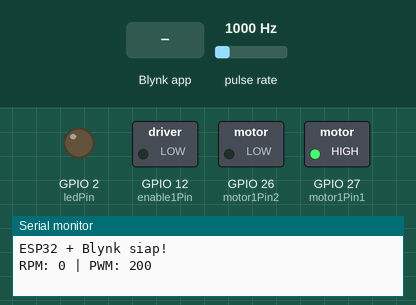
Recording of a sketch running on a simulated ESP32. On the bench: switched loads named in the sketch (green lamp = pin HIGH), output pins drawn as LEDs (lit = HIGH), the last lines printed to the serial monitor. Wiring (inferred from the names in the program): pulse sensor: data GPIO 25. The inputs (shaded band) are chosen by the test bench; at power-on: pulse rate 1000 Hz. WiFi joins after 1.5 s; servers stay silent unless stated.

Above: at 3.0 s.
3.1 s: Blynk app writes 1 to V3
At 4.0 s:
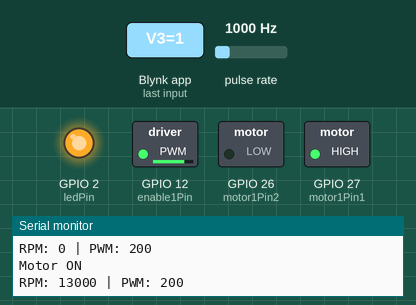
4.6 s: Blynk app writes 1 to V2
At 5.1 s:
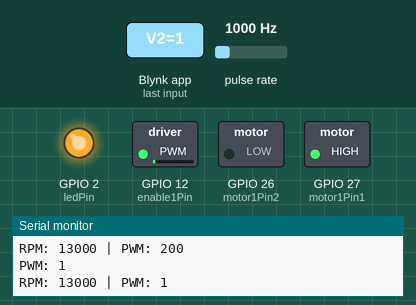
6.1 s: Blynk app writes 0 to V3
At 7.5 s:
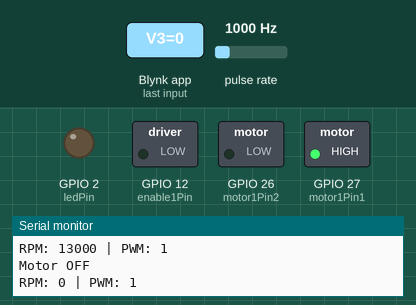
Timing chart, 0 to 9.1 s (numbered marks = the images above; inputs shaded):
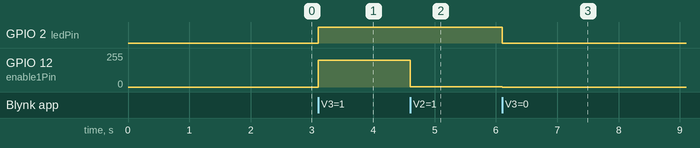

Measured:
- after the input at 3.1 s, GPIO 2 (ledPin): LOW → HIGH at once; GPIO 12 (enable1Pin): 0/255 → 199/255 at once
- after the input at 4.6 s, GPIO 12 (enable1Pin): 199/255 → 1/255 at once
- after the input at 6.1 s, GPIO 2 (ledPin): HIGH → LOW at once; GPIO 12 (enable1Pin): 1/255 → 0/255 at once

The sketch:

coba_naik_turun2.ino
```cpp
#define BLYNK_TEMPLATE_ID "TMPL6l2QFpjEM"
#define BLYNK_TEMPLATE_NAME "Robotik1"
#define BLYNK_AUTH_TOKEN "Ai-2TAtgYK_dhP689-zoxOjfyglgtNaO"

#define BLYNK_PRINT Serial

#include <WiFi.h>
#include <BlynkSimpleEsp32.h>

// WiFi Hotspot
char ssid[] = "zxcvbnm";
char pass[] = "zzzzzzzzz";

// Pin ESP32
const int ledPin = 2;
const int motor1Pin1 = 27;
const int motor1Pin2 = 26;
const int enable1Pin = 12;

// Pin sensor RPM
const int sensorRPM = 25;

// Pengaturan PWM ESP32 Core 3.3.12
const int freq = 30000;
const int resolution = 8;

int dutyCycle = 200;
const int DUTY_MIN = 0;
const int DUTY_MAX = 255;

// Batas RPM
const int RPM_MIN = 0;
const int RPM_MAX = 13000;

bool motorOn = false;
volatile unsigned long pulseCount = 0;

unsigned long lastRPMTime = 0;
int rpmMotor = 0;

// Sesuaikan dengan sensor yang digunakan (1 pulsa per putaran)
const int PULSES_PER_REVOLUTION = 1;

BlynkTimer timer;

// Menghitung pulsa sensor (Interrupt)
void IRAM_ATTR hitungPulsa() {
  pulseCount++;
}

// Mengatur motor dan LED
void applyMotor() {
  digitalWrite(motor1Pin1, HIGH);
  digitalWrite(motor1Pin2, LOW);

  if (motorOn && dutyCycle > 0) {
    ledcWrite(enable1Pin, dutyCycle);
  } else {
    ledcWrite(enable1Pin, 0);
  }

  digitalWrite(
    ledPin,
    motorOn && dutyCycle > 0 ? HIGH : LOW
  );
}

// Menyalakan motor
void MotorOn() {
  if (dutyCycle == 0) {
    dutyCycle = 200;
  }

  motorOn = true;
  applyMotor();

  Serial.println("Motor ON");
}

// Mematikan motor
void MotorOff() {
  motorOn = false;
  applyMotor();

  Serial.println("Motor OFF");
}

// Slider PWM pada V2
BLYNK_WRITE(V2) {
  dutyCycle = constrain(
    param.asInt(),
    DUTY_MIN,
    DUTY_MAX
  );

  applyMotor();

  Blynk.virtualWrite(V1, dutyCycle);

  Serial.print("PWM: ");
  Serial.println(dutyCycle);
}

// Tombol ON/OFF pada V3
BLYNK_WRITE(V3) {
  int status = param.asInt();

  if (status == 1) {
    MotorOn();
  } else {
    MotorOff();
  }
}

// Mengukur RPM setiap 1 detik
void updateRPM() {
  unsigned long currentTime = millis();
  unsigned long elapsed = currentTime - lastRPMTime;

  if (elapsed >= 1000) {
    unsigned long pulses;

    noInterrupts();
    pulses = pulseCount;
    pulseCount = 0;
    interrupts();

    if (motorOn && PULSES_PER_REVOLUTION > 0) {
      rpmMotor = (int)(
        (pulses * 60000.0) /
        (PULSES_PER_REVOLUTION * elapsed)
      );
    } else {
      rpmMotor = 0;
    }

    // Batasi RPM antara 0 dan 13000
    rpmMotor = constrain(
      rpmMotor,
      RPM_MIN,
      RPM_MAX
    );

    lastRPMTime = currentTime;

    // Kirim data ke Blynk
    Blynk.virtualWrite(V0, rpmMotor);
    Blynk.virtualWrite(V1, dutyCycle);

    Serial.print("RPM: ");
    Serial.print(rpmMotor);
    Serial.print(" | PWM: ");
    Serial.println(dutyCycle);
  }
}

// Saat Blynk terhubung
BLYNK_CONNECTED() {
  Blynk.virtualWrite(V0, 0);
  Blynk.virtualWrite(V1, dutyCycle);
  Blynk.virtualWrite(V2, dutyCycle);
  Blynk.virtualWrite(V3, motorOn ? 1 : 0);
}

void setup() {
  Serial.begin(115200);

  pinMode(ledPin, OUTPUT);
  pinMode(motor1Pin1, OUTPUT);
  pinMode(motor1Pin2, OUTPUT);
  pinMode(sensorRPM, INPUT_PULLUP);

  attachInterrupt(
    digitalPinToInterrupt(sensorRPM),
    hitungPulsa,
    FALLING
  );

  // PWM ESP32 Core 3.3.12
  if (!ledcAttach(enable1Pin, freq, resolution)) {
    Serial.println("Gagal mengatur PWM!");

    while (true) {
      delay(1000);
    }
  }

  motorOn = false;
  applyMotor();

  // Koneksi ke hotspot dan Blynk
  Blynk.begin(
    BLYNK_AUTH_TOKEN,
    ssid,
    pass
  );

  lastRPMTime = millis();

  // Update RPM dan PWM setiap 1 detik
  timer.setInterval(1000L, updateRPM);

  Serial.println("ESP32 + Blynk siap!");
}

void loop() {
  Blynk.run();
  timer.run();
}
```
